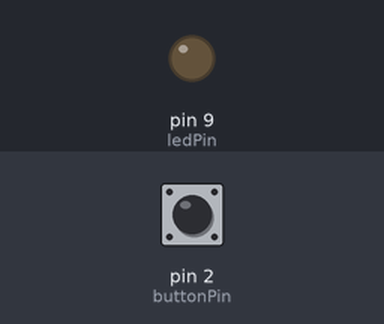
Simulated run of this sketch. Board: Arduino Uno, built with avr-gcc and run on an emulated ATmega328P. Parts: output pins drawn as LEDs (lit = HIGH). The test bench sets the inputs (shaded band); at power-on: pin 2 (buttonPin) LOW.

Above: at 1.2 s.
1.3 s: pin 2 (buttonPin) pulled HIGH for 0.15 s
At 2.4 s:
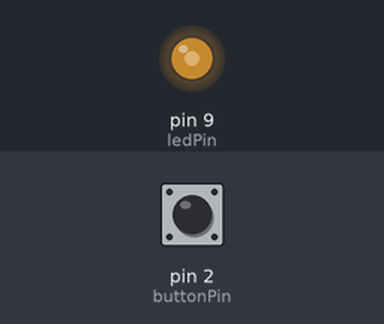
2.9 s: pin 2 (buttonPin) pulled HIGH for 1 s
At 3.6 s:
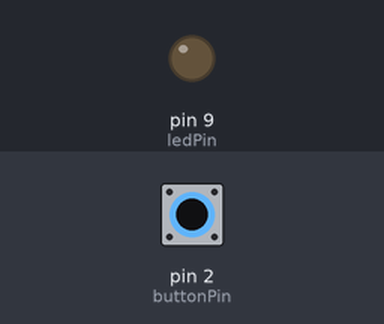
5.4 s: pin 2 (buttonPin) pulled HIGH for 0.15 s
At 7.5 s:
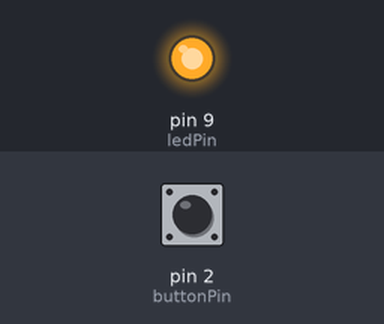
8.5 s: pin 2 (buttonPin) pulled HIGH for 3.2 s
Timing chart, 0 to 11.5 s (numbered marks = the images above; inputs shaded):
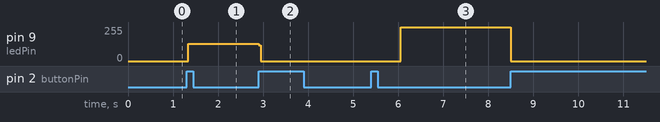

The sketch:

blink_off.ino
```cpp
// constants won't change. They're used here to set pin numbers:
const int buttonPin = 2;     // the number of the pushbutton pin
const int ledPin =  9;      // the number of the LED pin


int ledState = HIGH;    // variable for reading the led status
int buttonState = 0;    // variable for reading the pushbutton status
int previousButtonState = LOW;  //variable for previous button status


long time = 0;         //time is in milliseconds
long debounce = 200;   //the debounce time, increase if output flickers
int blinkCounter = 0;  //variable for keeping count through the loop
int mode = 0;           //variable for keeping track of the mode


void setup()
{
  // initialize the LED pin as an output:
  pinMode(ledPin, OUTPUT);
  // initialize the pushbutton pin as an input:
  pinMode(buttonPin, INPUT);
}

void loop()
{
  buttonState = digitalRead(buttonPin);
     //if button changed state wait a bit to ignore the noise on the circuit keep track of it through time
  if (buttonState == HIGH && previousButtonState == LOW && millis() - time > debounce) {
    mode++;
    if(mode > 1) mode = 0;
    time = millis();
  }
  if (mode == 0) {
    // turn off the LED
    ledState = LOW;
    digitalWrite(ledPin, ledState);
    }
  if (mode == 1){
     blinkCounter++;
    if(blinkCounter > 30){
       ledState = !ledState;
        blinkCounter = 0; }
     digitalWrite(ledPin, ledState);
  }
  previousButtonState = buttonState; //record the button status
}
```

Measured:
- after the input at 1.3 s, pin 9 (ledPin): 0/255 → 128/255 at once
- after the input at 2.9 s, pin 9 (ledPin): 128/255 → 0/255 at once
- after the input at 5.4 s, pin 9 (ledPin): 0/255 → 255/255 after 0.65 s
